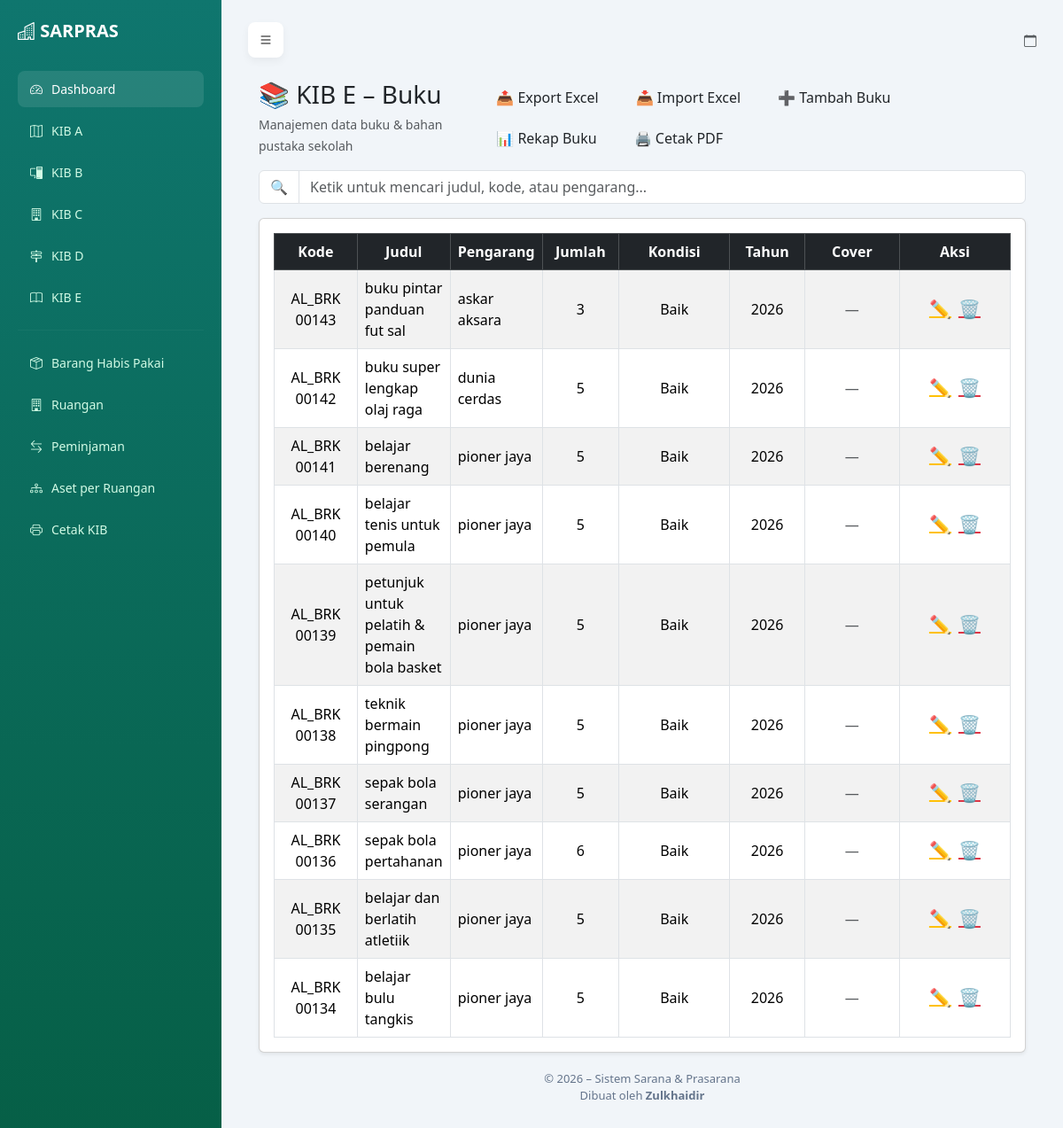
Page /buku/ on the committed database.
### sarpras/models.py (models this page shows, shortened)
class Buku(models.Model):
    kode_barang = models.CharField(max_length=50)
    judul = models.CharField(max_length=255)
    pengarang = models.CharField(max_length=255)
    jumlah = models.IntegerField()
    kondisi = models.CharField(max_length=50)
    tahun_terbit = models.IntegerField()
    gambar = models.ImageField( upload_to='buku/', blank=True, null=True)

### sarpras/views.py (the view)
# urls.py: path('buku/', views.buku_list, name='buku_list'),
def buku_list(request):
    query = request.GET.get('q', '')
    buku_qs = Buku.objects.all().order_by('-id')
    if query:
        buku_qs = buku_qs.filter(
            Q(judul__icontains=query) |
            Q(kode_barang__icontains=query) |
            Q(pengarang__icontains=query)
        )
    paginator = Paginator(buku_qs, 10)  # ⬅️ 10 buku per halaman
    page_number = request.GET.get('page')
    buku = paginator.get_page(page_number)
    context = {
        'buku': buku,
        'query': query,
    }
    return render(request, 'sarpras/buku.html', context)

### sarpras/templates/sarpras/buku.html (shortened to what this page needs)
{% extends 'sarpras/base.html' %}
{% load static %}
{% block content %}
<div class="container mt-4">
    <div class="d-flex justify-content-between align-items-center mb-3">
        <div>
            <h3 class="mb-1">📚 KIB E – Buku</h3>
            <small class="text-muted">
                Manajemen data buku & bahan pustaka sekolah
            </small>
        </div>
        <div class="d-flex gap-2 action-toolbar flex-wrap">
            <a href="{% url 'buku_export_excel' %}" class="btn btn-soft-secondary px-3">
                📤 Export Excel
            </a>
            <a href="{% url 'buku_import' %}" class="btn btn-soft-secondary px-3">
                📥 Import Excel
            </a>
            <a href="{% url 'buku_tambah' %}" class="btn btn-soft-primary px-3">
                ➕ Tambah Buku
            </a>
            <a href="{% url 'buku_rekap' %}" class="btn btn-soft-secondary px-3">
                📊 Rekap Buku
            </a>
            <a href="{% url 'buku_cetak_pdf' %}" target="_blank" class="btn btn-soft-secondary px-3">
                🖨️ Cetak PDF
            </a>
        </div>
    </div>
    <div class="mb-3">
        <div class="input-group">
            <span class="input-group-text bg-white">
                🔍
            </span>
            <input
                type="text"
                id="searchInput"
                class="form-control"
                placeholder="Ketik untuk mencari judul, kode, atau pengarang..."
            >
        </div>
    </div>
    <div class="card shadow-sm">
        <div class="card-body">
            <div class="table-responsive">
                <table class="table table-bordered table-striped align-middle mb-0">
                    <thead class="table-dark text-center">
                        <tr>
                            <th style="width:100px;">Kode</th>
                            <th>Judul</th>
                            <th>Pengarang</th>
                            <th style="width:90px;">Jumlah</th>
                            <th style="width:140px;">Kondisi</th>
                            <th style="width:90px;">Tahun</th>
                            <th style="width:120px;">Cover</th>
                            <th style="width:140px;">Aksi</th>
                        </tr>
                    </thead>
                    <tbody id="tableBody">
                    {% for b in buku %}
                        <tr>
                            <td class="text-center">{{ b.kode_barang }}</td>
                            <td>{{ b.judul }}</td>
                            <td>{{ b.pengarang }}</td>
                            <td class="text-center">{{ b.jumlah }}</td>
                            <td class="text-center">
                                {% if b.kondisi == "Baik" %}
                                    <span class="badge-kondisi badge-baik">Baik</span>
                                {% elif b.kondisi == "Rusak" %}
                                    <span class="badge-kondisi badge-rusak">Rusak</span>
                                {% else %}
                                    <span class="badge-kondisi badge-perbaikan">
                                        {{ b.kondisi }}
                                    </span>
                                {% endif %}
                            </td>
                            <td class="text-center">{{ b.tahun_terbit }}</td>
                            <td class="text-center">
                                {% if b.gambar %}
                                    <img
                                        src="{{ b.gambar.url }}"
                                        class="img-thumbnail"
                                        style="max-height:80px;"
                                        alt="Cover buku"
                                    >
                                {% else %}
                                    <span class="text-muted">—</span>
                                {% endif %}
                            </td>
                            <td class="text-center">
                                <div class="d-flex gap-2 justify-content-center">
                                    <a href="{% url 'buku_edit' b.id %}"
                                       class="text-warning fs-5"
                                       title="Edit data">
                                        ✏️
                                    </a>
                                    <a href="{% url 'buku_hapus' b.id %}"
                                       class="text-danger fs-5"
                                       title="Hapus data"
                                       onclick="return confirm('Yakin ingin menghapus buku ini?')">
                                        🗑️
                                    </a>
                                </div>
                            </td>
                        </tr>
                    {% empty %}
                        <tr>
                            <td colspan="8" class="text-center text-muted py-4">
                                Belum ada data buku
                            </td>
                        </tr>
                    {% endfor %}
                    </tbody>
                </table>
            </div>
        </div>
    </div>
</div>
{% endblock %}

### sarpras/templates/sarpras/base.html (style rules this page uses)
body { background: #f1f5f9; margin: 0; }

### rows in the picture
Buku: kode_barang "AL_BRK 00143", judul "buku pintar panduan fut sal", pengarang "askar aksara", jumlah "3", kondisi "Baik", tahun_terbit "2026"
Buku: kode_barang "AL_BRK 00142", judul "buku super lengkap olaj raga", pengarang "dunia cerdas", jumlah "5", kondisi "Baik", tahun_terbit "2026"
Buku: kode_barang "AL_BRK 00141", judul "belajar berenang", pengarang "pioner jaya", jumlah "5", kondisi "Baik", tahun_terbit "2026"
Buku: kode_barang "AL_BRK 00140", judul "belajar tenis untuk pemula", pengarang "pioner jaya", jumlah "5", kondisi "Baik", tahun_terbit "2026"
Buku: kode_barang "AL_BRK 00139", judul "petunjuk untuk pelatih & pemain bola basket", pengarang "pioner jaya", jumlah "5", kondisi "Baik", tahun_terbit "2026"
Buku: kode_barang "AL_BRK 00138", judul "teknik bermain pingpong", pengarang "pioner jaya", jumlah "5", kondisi "Baik", tahun_terbit "2026"
Buku: kode_barang "AL_BRK 00137", judul "sepak bola serangan", pengarang "pioner jaya", jumlah "5", kondisi "Baik", tahun_terbit "2026"
Buku: kode_barang "AL_BRK 00136", judul "sepak bola pertahanan", pengarang "pioner jaya", jumlah "6", kondisi "Baik", tahun_terbit "2026"
Buku: kode_barang "AL_BRK 00135", judul "belajar dan berlatih atletiik", pengarang "pioner jaya", jumlah "5", kondisi "Baik", tahun_terbit "2026"
Buku: kode_barang "AL_BRK 00134", judul "belajar bulu tangkis", pengarang "pioner jaya", jumlah "5", kondisi "Baik", tahun_terbit "2026"
